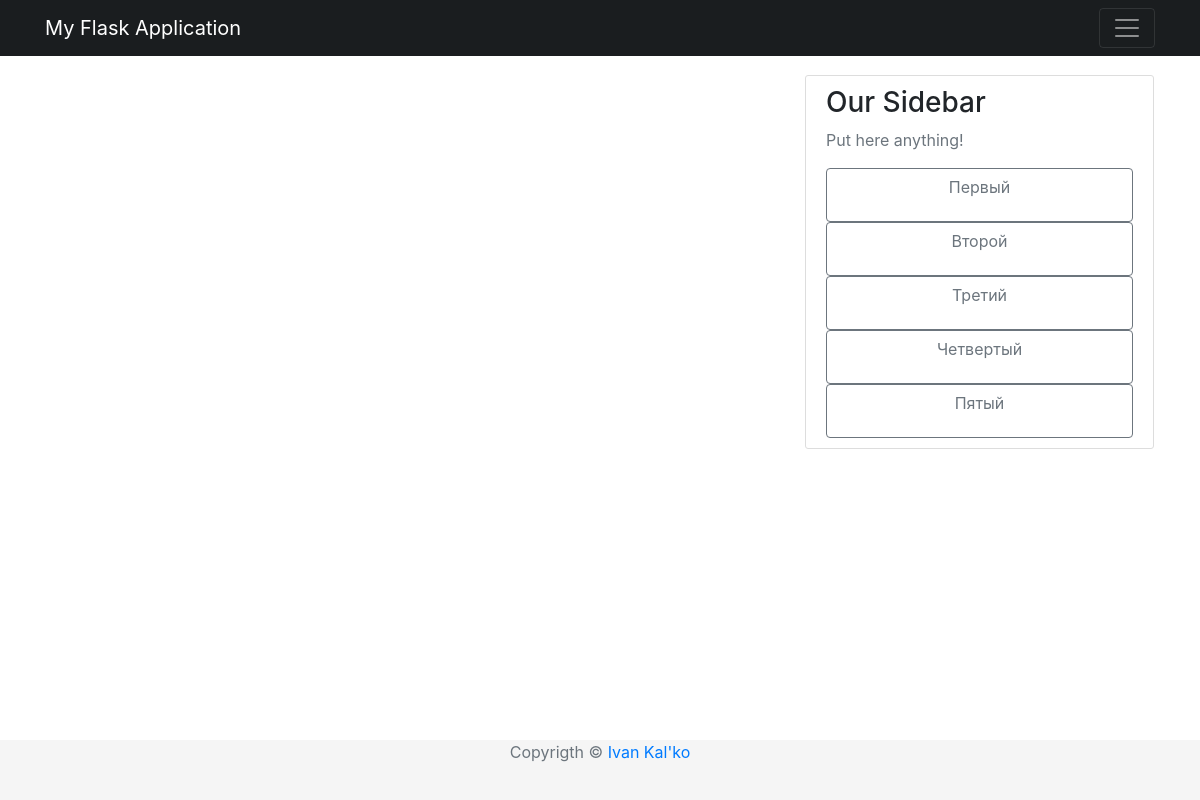
Page /home on the earlier database version.
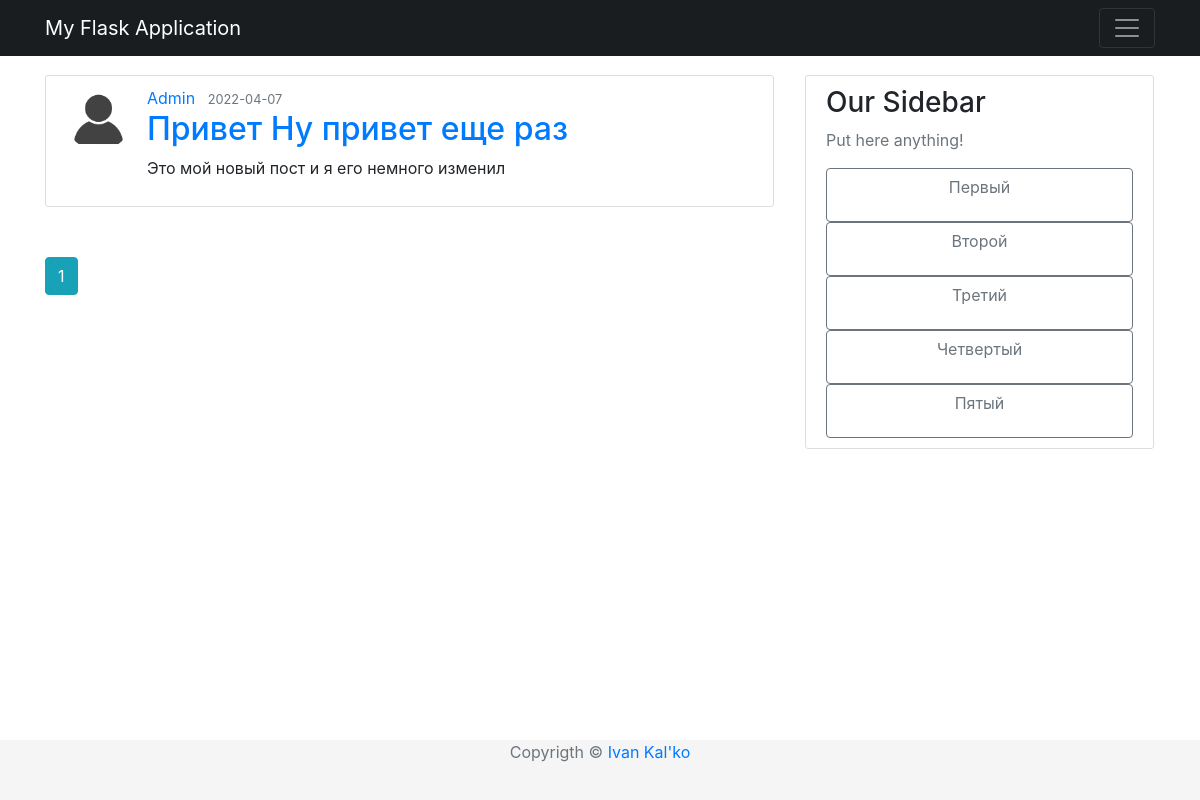
Same page on the later database version.
### app/models/post.py (models this page shows, shortened)
class Post(db.Model):
    __tablename__ = "posts"
    id = db.Column(db.Integer, primary_key=True)
    title = db.Column(db.String(100), nullable=False)
    timestamp = db.Column(db.DateTime, nullable=False, default=datetime.utcnow)
    content = db.Column(db.Text, nullable=False)
    user_id = db.Column(db.Integer, db.ForeignKey("users.id"), nullable=False)

### app/models/user.py (models this page shows, shortened)
class User(UserMixin, db.Model):
    __tablename__ = "users"
    id = db.Column(db.Integer, primary_key=True)
    username = db.Column(db.String(64), unique=True, nullable=False)
    password_hash = db.Column(db.String(128), nullable=False)
    email = db.Column(db.String(120), nullable=False, unique=True)
    image_file = db.Column(db.String(20), nullable=False, default="default.png")
    join_date = db.Column(db.DateTime, nullable=False, default=datetime.utcnow)
    posts = db.relationship('Post', backref='author', lazy=True)

### app/routes/post.py (the view)
@app.route("/")
@app.route("/home")
def home_page():
    page = request.args.get("page", 1, type = int)
    posts = Post.query.order_by(Post.timestamp.desc()).paginate(page=page, per_page=2)
    return render_template("homepage.html", title="Home Page", posts=posts)

### app/templates/homepage.html
{% extends "base.html" %}
{% block content %}
  {% for post in posts.items %}
    <article class="media content-section">
      <img class="rounded-circle article-img" src="{{ url_for('static', filename='images/profiles/' + post.author.image_file) }}">
      <div class="media-body">
        <div class="article-metadata">
          <a class="mr-2" href="{{ url_for('user_public', username=post.author.username )}}">{{ post.author.username }}</a>
          <small class="text-muted">{{ post.timestamp.strftime('%Y-%m-%d') }}</small>
        </div>
        <h2>
          <a class="crticle-title" href="{{url_for('post', id=post.id )}}">{{ post.title }}</a>
        </h2>
        <p class="article-content">{{ post.content }}</p>
      </div>
    </article>
  {% endfor %}
  {% for page_num in posts.iter_pages() %}
    {% if page_num %}
        {% if posts.page == page_num %}
            <a class="btn btn-info mb-4" href="{{ url_for('home_page', page=page_num )}}">{{ page_num }}</a>
        {% else %}
          <a class="btn btn-outline-info mb-4" href="{{ url_for('home_page', page=page_num )}}">{{ page_num }}</a>
        {% endif %}
    {% else %}
        ...
    {% endif %}
  {% endfor %}
{% endblock %}

### app/templates/base.html (shortened to what this page needs)
<!DOCTYPE html>
<html>
    <head>
        <link rel="stylesheet" type="text/css" href="{{ url_for('static', filename='css/base.css')}}"/>
        <link rel="stylesheet" href="https://maxcdn.bootstrapcdn.com/bootstrap/4.0.0/css/bootstrap.min.css">
    </head>
    <body>
        <header class="site-header">
            <nav class="navbar navbar-expend-md navbar-dark bg-steel fixed-top">
                <div class="container">
                    <a class="navbar-brand mr-4" href="/">My Flask Application</a>
                    <button class="navbar-toggler" type="button" data-toggle="collapse" data-target="#navbarToggle" aria-controls="navbarToggle" aria-expanded="false" aria-label="Toggle navigation">
                        <span class="navbar-toggler-icon"></span>
                    </button>
                </div>
            </nav>
        </header>
        <main role="main" class="container">
            <div class="row">
                <div class="col-md-8">
                    {% block content %}
                    {% endblock %}
                </div>
                <div class="col-md-4">
                    <div class="content-section">
                        <h3>Our Sidebar</h3>
                        <p class="text-muted">Put here anything!</p>
                        <ul class="list-group">
                            <button class="btn btn-outline-secondary"><p class="text-muted"> Первый </p></button>
                            <button class="btn btn-outline-secondary"><p class="text-muted"> Второй </p></button>
                            <button class="btn btn-outline-secondary"><p class="text-muted"> Третий </p></button>
                            <button class="btn btn-outline-secondary"><p class="text-muted"> Четвертый </p></button>
                            <button class="btn btn-outline-secondary"><p class="text-muted"> Пятый </p></button>
                        </ul>
                    </div>
                </div>
            </div>
        </main>
        <footer class="footer">
            <div class="container text-center">
                <span class="text-muted">Copyrigth &copy <a href="https://github.com/vano2149">Ivan Kal'ko</a></span>
            </div>
        </footer>
    </body>
</html>

### app/static/css/base.css (style rules this page uses)
body { background: #fafafa; color: #333333; margin-top: 5rem; }
h1, h2, h3, h4, h5, h6 { color : #444444; }
.bg-steel { background-color: #1a1d1f; }
.content-section { background: #ffffff; padding: 10px 20px; border: 1px solid #dddddd; border-radius: 3px; margin-right: 1px; margin-top: 75px; margin-bottom: 50px; }
.article-content { white-space: pre-line; }
.article-img { height: 65px; width: 65px; margin-right: 16px; }
.footer { position: absolute; bottom: 0; width: 100%; height: 60px; background-color: #f5f5f5; }
html * { -webkit-font-smoothing: antialiased; -moz-osx-font-smoothing: grayscale; }
button, input, optgroup, select, textarea { margin: 0; font-family: inherit; font-size: inherit; line-height: inherit; }
.row { --bs-gutter-x: 1.5rem; --bs-gutter-y: 0; display: flex; flex-wrap: wrap; margin-top: calc(var(--bs-gutter-y) * -1); margin-right: calc(var(--bs-gutter-x) / -2); margin-left: calc(var(--bs-gutter-x) / -2); }
body { color: #67748e; font-weight: 400; line-height: 1.6; background-color: #fff; }
body { margin: 0; font-family: var(--bs-font-sans-serif); font-size: 1rem; line-height: 1.5; -webkit-text-size-adjust: 100%; -webkit-tap-highlight-color: rgba(0,0,0,0); }
:root { --bs-blue: #63b3ed; --bs-indigo: #596cff; --bs-purple: #6f42c1; --bs-pink: #d63384; --bs-red: #f56565; --bs-orange: #fd7e14; --bs-yellow: #fbd38d; --bs-green: #81e6d9; --bs-teal: #20c997; --bs-cyan: #0dcaf0; --bs-gray: #6c757d; --bs-gray-dark: #343a40; --bs-primary: #cb0c9f; --bs-secondary: #8392ab; --bs-success: #82d616; --bs-info: #17c1e8; --bs-warning: #f53939; --bs-danger: #ea0606; --bs-light: #e9ecef; --bs-dark: #252f40; --bs-white: #fff; --bs-font-sans-serif: Open Sans; --bs-font-monospace: SFMono-Regular,Menlo,Monaco,Consolas,"Liberation Mono","Courier New",monospace; --bs-gradient: linear-gradient(180deg,hsla(0,0%,100%,.15),hsla(0,0%,100%,0)); }

Differences in the rows shown:
added Post: image_file (placeholder picture), author.username "Admin", timestamp "2022-04-07", title "Привет Ну привет еще раз", content "Это мой новый пост и я его немного изменил"
Other differences:
new list line: "1"
